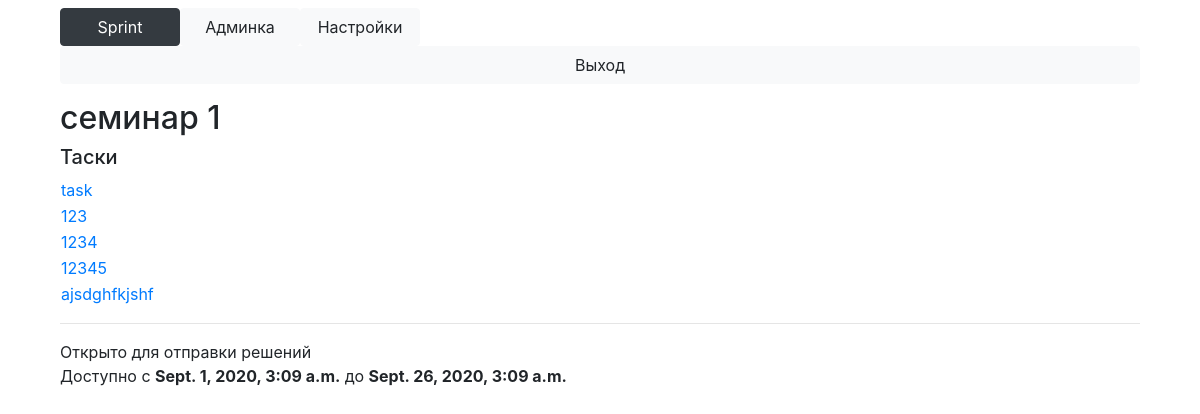
Page /block?id=46 (signed in) on the committed database.
### Main/models.py (models this page shows, shortened)
class Block(models.Model):
    name = models.TextField()
    course = models.ForeignKey(Course, on_delete=models.CASCADE)
    time_start = models.DateTimeField()
    time_end = models.DateTimeField()
    opened = models.IntegerField()
    @property
    def tasks(self):
        return Task.objects.filter(block=self)

class Task(models.Model):
    name = models.TextField()
    block = models.ForeignKey(Block, on_delete=models.CASCADE)
    legend = models.TextField(default='')
    input = models.TextField(default='')
    output = models.TextField(default='')
    specifications = models.TextField(default='')
    time_limit = models.IntegerField(default=10000)
    weight = models.FloatField(default=1.0)
    max_mark = models.IntegerField(default=10)
    max_solutions_count = models.IntegerField(default=10)
    show_details = models.IntegerField(default=1)

### Main/views.py (the view)
# urls.py: path('block', views.block),
def block(request):
    current_block = Block.objects.get(id=request.GET['id'])
    if not check_permission_block(request.user, current_block):
        return HttpResponseRedirect('/main')
    return render(request, 'block.html', context={'Block': current_block,
                                                  'is_admin': check_admin(request.user),
                                                  'user': request.user})

### Main/main.py (called while the page is built, shortened)
def check_login(user):
    return user.is_authenticated

def check_admin(user):
    if check_teacher(user):
        return True

def check_teacher(user):
    return user.is_staff and check_login(user)

def courses_available(user):
    if user.is_superuser:
        return Course.objects.all()
    else:
        return [s.course for s in Subscribe.objects.filter(user=user)]

def blocks_available(user):
    courses = courses_available(user)
    blocks = {}
    is_admin = check_admin(user)
    for course in courses:
        if is_admin:
            blocks[course] = Block.objects.filter(
                course=course
            )
    return blocks

def check_permission_block(user, block):
    blocks = blocks_available(user)
    for course in blocks.keys():
        if block in blocks[course]:
            return True
    return False

### Main/templatetags/filters.py (called while the page is built)
@register.filter('mark_for_task')
def mark_for_task(task, user):
    try:
        return int(list(Solution.objects.filter(task=task, user=user, mark__isnull=False))[-1].mark * 10 / task.max_mark)
    except IndexError:
        return -1

@register.filter('marked')
def marked(mark):
    print(mark)
    return mark != -1

### templates/block.html (shortened to what this page needs)
{% extends 'base_main.html' %}
{% load filters %}
{% block content %}
    <h2>{{ Block.name }}</h2>
    <h5>Таски</h5>
    <table>
        {% for task in Block.tasks %}
            <tr>
                <td>
                    <a href="/task?id={{ task.id }}">{{ task.name }}</a>
                </td>
                <td>
                </td>
            </tr>
        {% endfor %}
    </table>
    <hr>
    {% if Block.opened %}
        Открыто для отправки решений
    {% else %}
        Закрыто для отправки решений
    {% endif %}
    <br>Доступно с <b>{{ Block.time_start }}</b> до <b>{{ Block.time_end }}</b>
{% endblock %}

### rows in the picture
Block: name "семинар 1", time_start "Sept. 1, 2020, 3:09 a.m.", time_end "Sept. 26, 2020, 3:09 a.m."
Task: name "task"
Task: name "123"
Task: name "1234"
Task: name "12345"
Task: name "ajsdghfkjshf"
